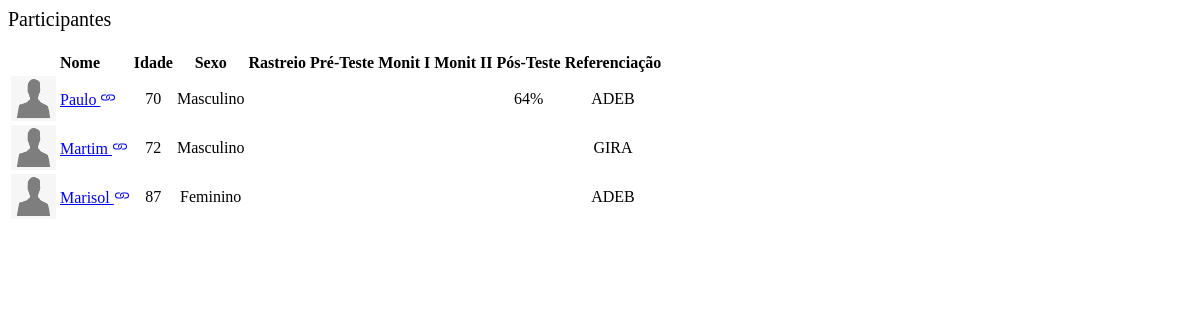
Before: /protocolo/participants (signed in) with the older database file.
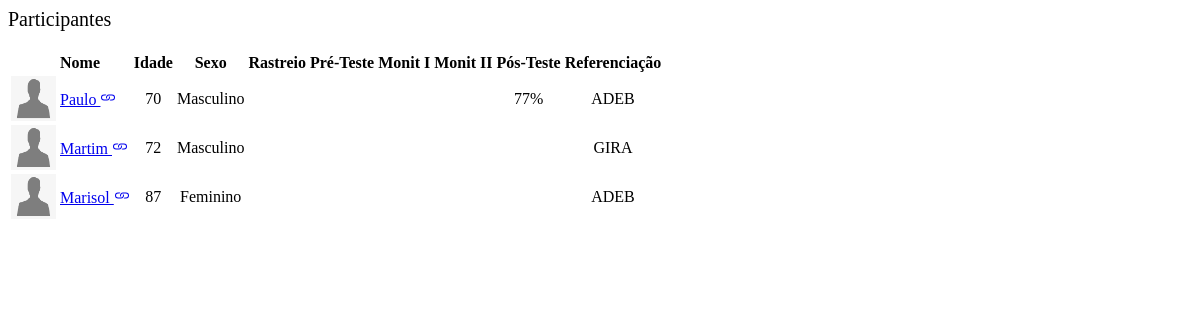
After: the same page with the newer database file.
### diario/models.py (models this page shows, shortened)
class Utilizador (models.Model):
    opSexo = (
        ("Feminino", "Feminino"),
        ("Masculino", "Masculino"),
        ("Outros", "Outros")
    )
    nome = models.CharField(max_length=100)
    sexo = models.CharField(max_length=20, choices=opSexo, default="", blank=False, null=False)
    idade = models.CharField(max_length=20, default="")
    email = models.EmailField(max_length=100, blank=True)
    nascimento = models.DateField(null=True)
    data_entrada = models.DateTimeField(auto_now_add=True, null=True)
    nacionalidade = models.CharField(max_length=20, default="")
    class Meta:
        abstract = True

class Participante(Utilizador):
    opEscolaridade = (
        ("0-4", "0-4"),
        ("5-9", "5-9"),
        ("10-12", "10-12"),
        ("12+", "12+")
    )
    escolaridade = models.CharField(max_length=20, choices=opEscolaridade, default="0-9", blank=False, null=False)
    diagnosticos = models.ManyToManyField(Doenca, related_name='participantes')
    referenciacao = models.ForeignKey(Reference, on_delete= models.CASCADE)
    grupoCog = models.ForeignKey(GrupoCog, on_delete=models.CASCADE, null=True, blank=True, related_name='participantes')
    cuidadores = models.ManyToManyField(Cuidador, blank=True, related_name='participantes')
    avaliador = models.ForeignKey(settings.AUTH_USER_MODEL,on_delete=models.CASCADE, default=None, blank=True, null=True)

class Reference(models.Model):
    reference= models.CharField(max_length=20, default="")

### protocolo/models.py (models this page shows, shortened)
class Resolution(models.Model):
    patient = models.ForeignKey(Participante,
                                on_delete=models.CASCADE, default=None, blank=True, null=True)
    part = models.ForeignKey('Part', on_delete=models.CASCADE)
    date = models.DateTimeField(default=timezone.now)
    doctor = models.ForeignKey(settings.AUTH_USER_MODEL,
                                on_delete=models.CASCADE, default=None, blank=True, null=True)
    statistics = models.JSONField(blank=True, default=dict)

### protocolo/views.py (the view)
# urls.py: path('participants', views.participants_view, name="participants"),
@login_required(login_url='login')
def participants_view(request):
    doctor = request.user
    participants = Participante.objects.filter(avaliador=doctor)
    resolutions = Resolution.objects.filter(doctor=doctor)
    context = {'participants': participants,
               'resolutions': resolutions}
    return render(request, 'protocolo/participants.html', context)

### protocolo/templates/protocolo/participants.html (shortened to what this page needs)
{% load static %}
<div id="wrapper">
    <div class="d-flex flex-column" id="content-wrapper">
        <div id="content">
            <div class="container-fluid">
                <div class="card shadow">
                    <div class="card-header py-3">
                        <p class="text-primary m-0 fw-bold" style="font-size: 20px;">Participantes</p>
                    </div>
                    <div class="card-body">
                        <div class="table-responsive">
                            <table class="table">
                                <thead>
                                <tr>
                                    <th style="text-align: left;"></th>
                                    <th style="text-align: left;">Nome</th>
                                    <th style="text-align: center;">Idade</th>
                                    <th style="text-align: center;">Sexo</th>
                                    <th style="text-align: center;">Rastreio</th>
                                    <th style="text-align: center;">Pré-Teste</th>
                                    <th style="text-align: center;">Monit I</th>
                                    <th style="text-align: center;">Monit II</th>
                                    <th style="text-align: center;">Pós-Teste</th>
                                    <th style="text-align: center;">Referenciação</th>
                                </tr>
                                </thead>
                                <tbody>
                                {% for p in participants %}
                                    <tr>
                                        <td style="text-align: center">
                                            <img class="rounded-circle img-fluid d-xl-flex justify-content-center align-items-center align-content-center align-self-center justify-content-xl-center align-items-xl-center"
                                                 src="{% static 'protocolo/img/placeholder-avatar.png' %}" width="45px"
                                                 height="45px" style="margin-left: auto;margin-right: auto;display: block;">
                                        </td>
                                        <td><a href="#" class="jq-btn no-decor"
                                               data-href="{% url 'participant' p.id %}">
                                            {{ p.nome }}
                                        </a></td>
                                        <td style="text-align: center;">{{ p.idade }}</td>
                                        <td style="text-align: center;">{{ p.sexo }}</td>
                                        <td style="text-align: center;">
                                        </td>
                                        <td style="text-align: center;">
                                        </td>
                                        <td style="text-align: center;">
                                        </td>
                                        <td style="text-align: center;">
                                        </td>
                                        <td style="text-align: center;">
                                            {% for r in resolutions %}
                                                {% if r.doctor == request.user and r.patient == p and r.part.name == 'Pós-Teste' %}
                                                    {% if r.statistics.total_percentage == 100 %}
                                                        <i class="fa fa-check" style="color: var(--bs-blue);"></i>
                                                    {% elif r.statistics.total_percentage > 0 %}
                                                        {{ r.statistics.total_percentage }}%
                                                    {% endif %}
                                                {% endif %}
                                            {% endfor %}
                                        </td>
                                        <td style="text-align: center">{{ p.referenciacao.reference }}</td>
                                    </tr>
                                {% empty %}
                                    Não tem Participantes associados.
                                {% endfor %}
                                </tbody>
                                <tfoot>
                                <tr>
                                    <td><strong></strong></td>
                                    <td><strong></strong></td>
                                    <td><strong></strong></td>
                                    <td><strong></strong></td>
                                    <td><strong></strong></td>
                                    <td><strong></strong></td>
                                    <td><strong></strong></td>
                                    <td><strong></strong></td>
                                    <td><strong></strong></td>
                                    <td><strong></strong></td>
                                </tr>
                                </tfoot>
                            </table>
                        </div>
                    </div>
                </div>
            </div>
        </div>
    </div>

Changed rows visible on the page:
changed Resolution: statistics.total_percentage "64" → "77"
